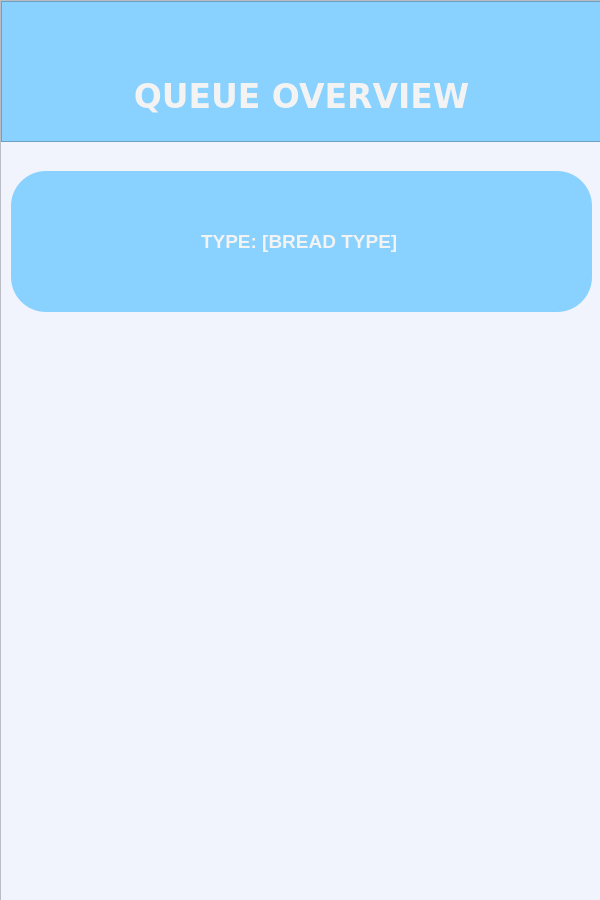
<?xml version="1.0" encoding="UTF-8"?>
<ui version="4.0">
 <class>MainWindow</class>
 <widget class="QMainWindow" name="MainWindow">
  <property name="geometry">
   <rect>
    <x>0</x>
    <y>0</y>
    <width>600</width>
    <height>900</height>
   </rect>
  </property>
  <property name="minimumSize">
   <size>
    <width>600</width>
    <height>900</height>
   </size>
  </property>
  <property name="maximumSize">
   <size>
    <width>600</width>
    <height>900</height>
   </size>
  </property>
  <property name="tabletTracking">
   <bool>true</bool>
  </property>
  <property name="windowTitle">
   <string>MainWindow</string>
  </property>
  <property name="autoFillBackground">
   <bool>false</bool>
  </property>
  <property name="styleSheet">
   <string notr="true">background-color: rgb(241, 244, 253);</string>
  </property>
  <widget class="QWidget" name="centralwidget">
   <widget class="QScrollArea" name="scrollArea">
    <property name="geometry">
     <rect>
      <x>0</x>
      <y>0</y>
      <width>801</width>
      <height>961</height>
     </rect>
    </property>
    <property name="horizontalScrollBarPolicy">
     <enum>Qt::ScrollBarAlwaysOff</enum>
    </property>
    <property name="widgetResizable">
     <bool>true</bool>
    </property>
    <widget class="QWidget" name="scrollAreaWidgetContents">
     <property name="geometry">
      <rect>
       <x>0</x>
       <y>0</y>
       <width>799</width>
       <height>959</height>
      </rect>
     </property>
     <widget class="QFrame" name="frame_2">
      <property name="geometry">
       <rect>
        <x>10</x>
        <y>170</y>
        <width>581</width>
        <height>141</height>
       </rect>
      </property>
      <property name="sizePolicy">
       <sizepolicy hsizetype="MinimumExpanding" vsizetype="Preferred">
        <horstretch>0</horstretch>
        <verstretch>0</verstretch>
       </sizepolicy>
      </property>
      <property name="styleSheet">
       <string notr="true">background-color: rgb(137, 209, 255);
border-top-left-radius :35px;
border-top-right-radius :35px;
border-bottom-left-radius :35px;
border-bottom-right-radius :35px;


box-shadow: 0px -2px 2px rgba(255,255,255,0.6);
</string>
      </property>
      <property name="frameShape">
       <enum>QFrame::StyledPanel</enum>
      </property>
      <property name="frameShadow">
       <enum>QFrame::Raised</enum>
      </property>
      <widget class="QGraphicsView" name="bread_image_3">
       <property name="geometry">
        <rect>
         <x>40</x>
         <y>20</y>
         <width>111</width>
         <height>101</height>
        </rect>
       </property>
      </widget>
      <widget class="QLabel" name="bread_type_3">
       <property name="geometry">
        <rect>
         <x>190</x>
         <y>20</y>
         <width>371</width>
         <height>101</height>
        </rect>
       </property>
       <property name="font">
        <font>
         <family>System-ui</family>
         <pointsize>14</pointsize>
         <weight>75</weight>
         <bold>true</bold>
        </font>
       </property>
       <property name="styleSheet">
        <string notr="true">color: rgb(243, 243, 243);
</string>
       </property>
       <property name="text">
        <string>TYPE: [BREAD TYPE]</string>
       </property>
       <property name="textFormat">
        <enum>Qt::RichText</enum>
       </property>
       <property name="scaledContents">
        <bool>false</bool>
       </property>
      </widget>
     </widget>
     <widget class="QFrame" name="frame_3">
      <property name="geometry">
       <rect>
        <x>0</x>
        <y>0</y>
        <width>611</width>
        <height>141</height>
       </rect>
      </property>
      <property name="styleSheet">
       <string notr="true">background-color: rgb(137, 209, 255);</string>
      </property>
      <property name="frameShape">
       <enum>QFrame::StyledPanel</enum>
      </property>
      <property name="frameShadow">
       <enum>QFrame::Raised</enum>
      </property>
      <widget class="QLabel" name="label_9">
       <property name="geometry">
        <rect>
         <x>10</x>
         <y>70</y>
         <width>581</width>
         <height>51</height>
        </rect>
       </property>
       <property name="font">
        <font>
         <family>DejaVu Sans</family>
         <pointsize>25</pointsize>
         <weight>75</weight>
         <italic>false</italic>
         <bold>true</bold>
        </font>
       </property>
       <property name="styleSheet">
        <string notr="true">
color: rgb(243, 243, 243);
</string>
       </property>
       <property name="text">
        <string>QUEUE OVERVIEW</string>
       </property>
       <property name="textFormat">
        <enum>Qt::RichText</enum>
       </property>
       <property name="alignment">
        <set>Qt::AlignCenter</set>
       </property>
      </widget>
      <widget class="QLabel" name="label_10">
       <property name="geometry">
        <rect>
         <x>10</x>
         <y>20</y>
         <width>41</width>
         <height>41</height>
        </rect>
       </property>
       <property name="whatsThis">
        <string>&lt;html&gt;&lt;head/&gt;&lt;body&gt;&lt;p&gt;&lt;br/&gt;&lt;/p&gt;&lt;/body&gt;&lt;/html&gt;</string>
       </property>
       <property name="text">
        <string/>
       </property>
       <property name="textFormat">
        <enum>Qt::RichText</enum>
       </property>
       <property name="pixmap">
        <pixmap resource="Test.qrc">:/newPrefix/power.png</pixmap>
       </property>
       <property name="scaledContents">
        <bool>true</bool>
       </property>
      </widget>
     </widget>
    </widget>
   </widget>
  </widget>
 </widget>
 <resources>
  <include location="Test.qrc"/>
 </resources>
 <connections/>
</ui>
